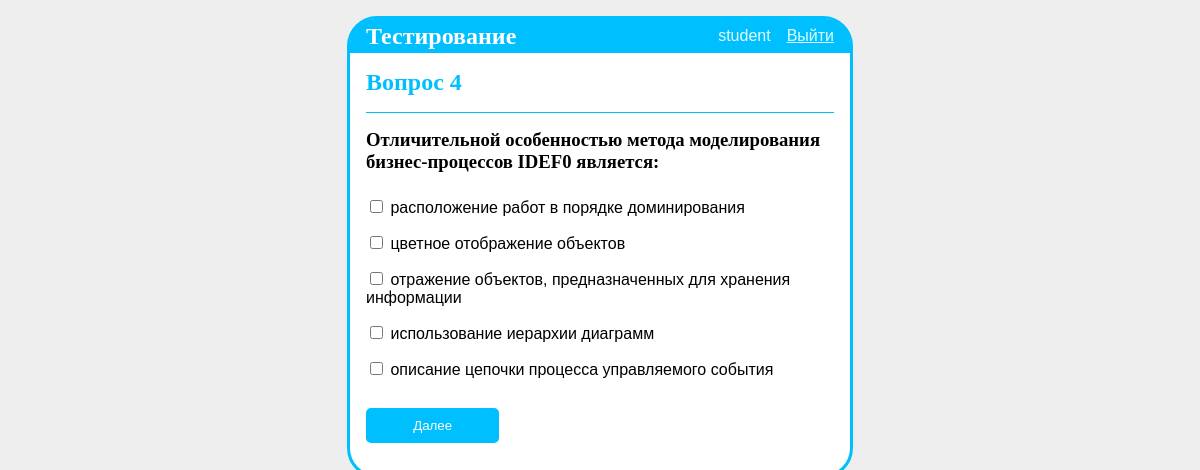
The app's page /test?ques=4 (signed in) with its own data.
### tables this page shows
CREATE TABLE Users (
    userID INTEGER PRIMARY KEY AUTOINCREMENT,
    login VARCHAR UNIQUE NOT NULL,
    password VARCHAR NOT NULL,
    surname VARCHAR,
    name VARCHAR,
    patronym VARCHAR,
    dateOfBirth DATE,
    progress INTEGER(2) DEFAULT 1
);

CREATE TABLE Questions (
    quesID INTEGER PRIMARY KEY AUTOINCREMENT,
    quesCont TEXT UNIQUE NOT NULL
);

CREATE TABLE Answers (
    ansID INTEGER PRIMARY KEY AUTOINCREMENT,
    quesID INTEGER REFERENCES Questions (quesID) ON DELETE CASCADE,
    ansCont TEXT NOT NULL,
    validity BOOLEAN NOT NULL
);

### testApp/main.py (the view, shortened to what this page needs)
@bp.route("/test", methods=("GET", "POST"))
@login_required
def test():
    currentQues = request.args.get('ques', 1, type=int)
    db = get_db()
    question = db.execute(
        'SELECT * FROM Questions WHERE quesID = ?', (currentQues,)
    ).fetchone()
    if question is None:
        abort(404, "Вопрос № {0} не существует.".format(currentQues))
    quesCount = db.execute(
        'SELECT COUNT(quesID) AS quesCount FROM Questions;'
    ).fetchone()
    quesCount = quesCount['quesCount']
    if g.user['progress'] > quesCount:
        flash("Вы уже завершили тестирование, Поздравляем!"
              .format(g.user['progress'], "http://127.0.0.1:5000" + url_for('index')))
        return redirect(url_for('index'))
    if g.user['progress'] != currentQues:
        abort(403, "Вы остановились на вопросе № {}. Чтобы продолжить, перейдите по ссылке {}."
              .format(g.user['progress'], "http://127.0.0.1:5000" + url_for('main.test', ques=g.user['progress'])))
    answers = db.execute(
        "SELECT ansID, ansCont FROM Answers WHERE quesID = ?", (currentQues,)
    ).fetchall()
    ansData = db.execute(
        'SELECT COUNT(validity) AS ansCount, SUM(validity) AS ansSum  FROM Answers WHERE quesID = ?', (currentQues,)
    ).fetchone()
    if ansData['ansCount'] == 1 and ansData['ansSum'] == 1:
        form = TextForm()
    elif ansData['ansSum'] == 1:
        form = RadioForm(answers)
    else:
        form = CheckboxForm(answers)
    return render_template("main/test.html", form=form, question=question, ansData=ansData)

### testApp/main.py
    class StaticCheckboxForm(FlaskForm):
        pass

### testApp/auth.py (called while the page is built)
@bp.before_app_request
def load_logged_in_user():
    user_id = session.get('user_id')
    if user_id is None:
        g.user = None
    else:
        g.user = get_db().execute(
            'SELECT * FROM Users WHERE userID = ?', (user_id,)
        ).fetchone()

def login_required(view):
    @functools.wraps(view)
    def wrapped_view(**kwargs):
        if g.user is None:
            return redirect(url_for('auth.login'))
        return view(**kwargs)
    return wrapped_view

### testApp/db.py (called while the page is built)
def get_db():
    if 'db' not in g:
        g.db = sqlite3.connect(
            current_app.config['DATABASE'],
            detect_types=sqlite3.PARSE_DECLTYPES
        )
        g.db.row_factory = sqlite3.Row
    return g.db

### testApp/main.py (called while the page is built)
def CheckboxForm(ans, **kwargs):
    class StaticCheckboxForm(FlaskForm):
        pass
    for (i, answer) in enumerate(ans):
        setattr(StaticCheckboxForm, 'checkboxAns_%d' % i, BooleanField(label=answer['ansCont']))
    StaticCheckboxForm.submit = SubmitField('Далее')
    return StaticCheckboxForm()

### testApp/templates/main/test.html (shortened to what this page needs)
{% extends 'base.html' %}
{% block header %}
    <h2>{% block title %}Вопрос {{ question['quesID'] }}{% endblock %}</h2>
{% endblock %}
{% block content %}
    <div id="ques">
        <header>
            <div>
                <h3>{{ question['quesCont'] }}</h3>
            </div>
        </header>
        <form action="" method="post" novalidate>
            {% if ansData['ansCount'] == 1 and ansData['ansSum'] == 1 %}
                <p>
                    {{ form.textAns.label }}
                    {{ form.textAns() }}
                </p>
            {% else %}
                    <p>
                        {{ form.checkboxAns_0 }}
                        {{ form.checkboxAns_0.label }}
                    </p>
                    <p>
                        {{ form.checkboxAns_1 }}
                        {{ form.checkboxAns_1.label }}
                    </p>
                    <p>
                        {{ form.checkboxAns_2 }}
                        {{ form.checkboxAns_2.label }}
                    </p>
                    <p>
                        {{ form.checkboxAns_3 }}
                        {{ form.checkboxAns_3.label }}
                    </p>
                    <p>
                        {{ form.checkboxAns_4 }}
                        {{ form.checkboxAns_4.label }}
                    </p>
            {% endif %}
            <p>{{ form.submit() }}</p>
        </form>
    </div>
{% endblock %}

### testApp/templates/base.html (shortened to what this page needs)
<!DOCTYPE html>
<link rel="stylesheet" href="{{ url_for('static', filename='style.css') }}">
<nav>
    <h1>Тестирование</h1>
    <ul>
        {% if g.user %}
            <li><span>{{ g.user['login'] }}</span>
            <li><a href="{{ url_for('auth.logout') }}">Выйти</a>
        {% else %}
            <li><a href="{{ url_for('auth.register') }}">Зарегистрироваться</a>
            <li><a href="{{ url_for('auth.login') }}">Войти</a>
        {% endif %}
    </ul>
</nav>
<section class="content">
    <header>
        {% block header %}{% endblock %}
    </header>
    {% block content %}{% endblock %}
</section>

### testApp/static/style.css (style rules this page uses)
h1 { color: #FFFFFF; }
h2 { color: #00BFFF; }
h3, h4, h5, h6 { color: black; }
h1, h2, h3, h4, h5, h6 { font-family: serif; margin: 1rem 0; }
nav { background: #00BFFF; border-radius: 25px 25px 0px 0px; display: flex; align-items: center; padding: 0 0.5rem; }
nav h1 { flex: auto; margin: 0; padding: 0 0.5rem }
nav ul { display: flex; list-style: none; margin: 0; padding: 0; }
nav ul li a, nav ul li span { color: #E0FFFF; display: block; padding: 0.5rem; }
.content { padding: 0 1rem 0.5rem; }
.content > header { border-bottom: 1px solid #00BFFF; display: flex; align-items: flex-end; }
.content form { margin: 1em 0; display: flex; flex-direction: column; }
.content input { border: medium solid #87CEFA; }
#ques form p { margin: 0.5em 0; }
#ques label { font-weight: normal; margin-bottom: 1em; }
input[type=submit], #menu ul li { margin: 1em 0 0; padding: 0.5em 1em; align-self: start; min-width: 10em; background: #00BFFF; border-radius: 5px; border-color: #00BFFF; color: white; }

### records on screen
Users: user.login "student"
Questions: quesID "4", quesCont "Отличительной особенностью метода моделирования бизнес-процессов IDEF0 является:"
Answers: checkboxAns_0.label "расположение работ в порядке доминирования"
Answers: checkboxAns_1.label "цветное отображение объектов"
Answers: checkboxAns_2.label "отражение объектов, предназначенных для хранения информации"
Answers: checkboxAns_3.label "использование иерархии диаграмм"
Answers: checkboxAns_4.label "описание цепочки процесса управляемого события"
